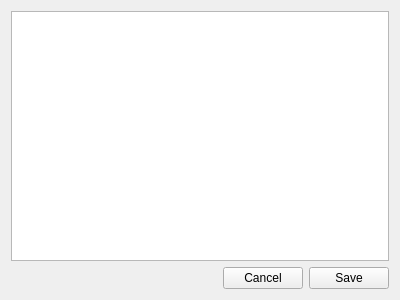
<?xml version="1.0" encoding="UTF-8"?>
<ui version="4.0">
 <class>Form</class>
 <widget class="QWidget" name="Form">
  <property name="geometry">
   <rect>
    <x>0</x>
    <y>0</y>
    <width>400</width>
    <height>300</height>
   </rect>
  </property>
  <property name="windowTitle">
   <string>Form</string>
  </property>
  <layout class="QVBoxLayout" name="verticalLayout">
   <item>
    <widget class="QPlainTextEdit" name="plainTextEdit"/>
   </item>
   <item>
    <layout class="QHBoxLayout" name="horizontalLayout">
     <item>
      <spacer name="horizontalSpacer">
       <property name="orientation">
        <enum>Qt::Horizontal</enum>
       </property>
       <property name="sizeHint" stdset="0">
        <size>
         <width>40</width>
         <height>20</height>
        </size>
       </property>
      </spacer>
     </item>
     <item>
      <widget class="QPushButton" name="cancelBtn">
       <property name="text">
        <string>Cancel</string>
       </property>
      </widget>
     </item>
     <item>
      <widget class="QPushButton" name="pushButton">
       <property name="text">
        <string>Save</string>
       </property>
      </widget>
     </item>
    </layout>
   </item>
  </layout>
 </widget>
 <resources/>
 <connections/>
</ui>
